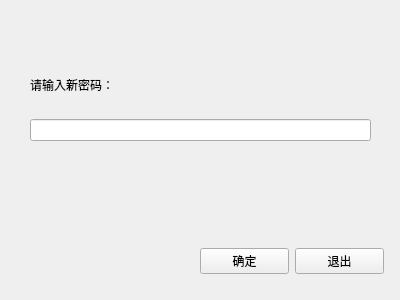
<?xml version="1.0" encoding="UTF-8"?>
<ui version="4.0">
 <class>SetNewPasswd</class>
 <widget class="QWidget" name="SetNewPasswd">
  <property name="geometry">
   <rect>
    <x>0</x>
    <y>0</y>
    <width>400</width>
    <height>300</height>
   </rect>
  </property>
  <property name="sizePolicy">
   <sizepolicy hsizetype="Fixed" vsizetype="Fixed">
    <horstretch>0</horstretch>
    <verstretch>0</verstretch>
   </sizepolicy>
  </property>
  <property name="windowTitle">
   <string>Form</string>
  </property>
  <widget class="QWidget" name="widget" native="true">
   <property name="geometry">
    <rect>
     <x>30</x>
     <y>50</y>
     <width>341</width>
     <height>91</height>
    </rect>
   </property>
   <layout class="QVBoxLayout" name="verticalLayout">
    <property name="spacing">
     <number>0</number>
    </property>
    <property name="leftMargin">
     <number>0</number>
    </property>
    <property name="topMargin">
     <number>0</number>
    </property>
    <property name="rightMargin">
     <number>0</number>
    </property>
    <property name="bottomMargin">
     <number>0</number>
    </property>
    <item>
     <widget class="QLabel" name="label">
      <property name="text">
       <string>请输入新密码：</string>
      </property>
     </widget>
    </item>
    <item>
     <widget class="QLineEdit" name="newpasswdEdit">
      <property name="text">
       <string/>
      </property>
      <property name="echoMode">
       <enum>QLineEdit::EchoMode::Password</enum>
      </property>
     </widget>
    </item>
   </layout>
  </widget>
  <widget class="QWidget" name="widget_2" native="true">
   <property name="geometry">
    <rect>
     <x>200</x>
     <y>240</y>
     <width>184</width>
     <height>43</height>
    </rect>
   </property>
   <layout class="QHBoxLayout" name="horizontalLayout">
    <item>
     <widget class="QPushButton" name="yesBtn">
      <property name="text">
       <string>确定</string>
      </property>
     </widget>
    </item>
    <item>
     <widget class="QPushButton" name="quitBtn">
      <property name="text">
       <string>退出</string>
      </property>
     </widget>
    </item>
   </layout>
  </widget>
 </widget>
 <resources/>
 <connections/>
</ui>
